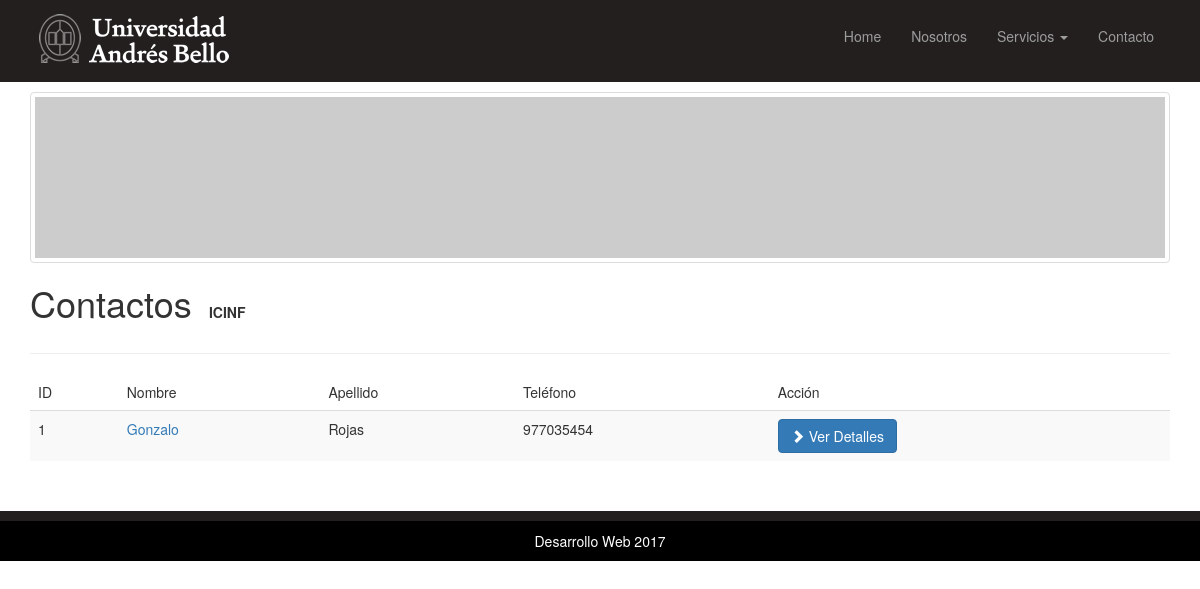
/contacto/lista/, run on an earlier commit of the app's database.
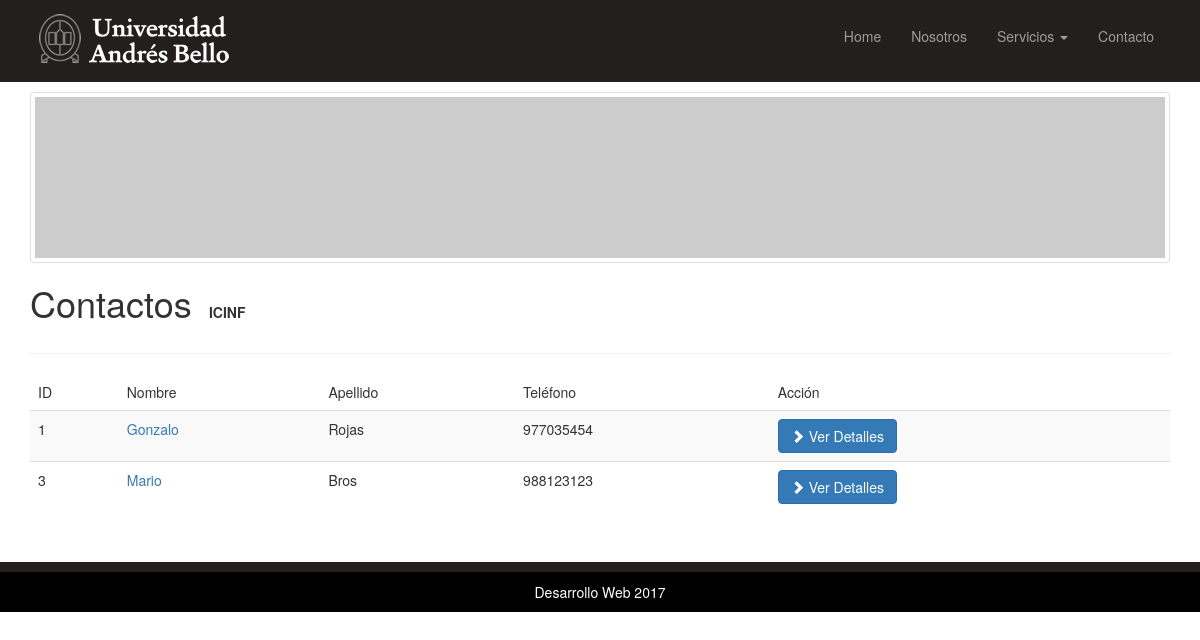
And on a later commit of the database.
### contacto/models.py (models this page shows, shortened)
class Contacto(models.Model):
	nombre = models.CharField(max_length=70)
	apellido = models.CharField(max_length=70)
	email = models.EmailField(max_length=100)
	telefono = models.CharField(max_length=9)
	direccion = models.TextField(null=True, blank=True,)
	imagen = models.ImageField(null=True, blank=True, upload_to = "static/img")

### contacto/views.py (the view)
def lista(request):
	contacto = Contacto.objects.all().order_by('id')
	contexto = {'contactos':contacto}
	template_name = 'contacto/lista.html'
	return render (request, template_name, contexto)

### templates/contacto/lista.html (shortened to what this page needs)
{% extends 'base.html' %}
{% block content %}
	<div class="container">
      <div class="row">
		<div class="col-md-12">
			<img src="http://placehold.it/1400x200" alt="" class="img-responsive img-thumbnail">
		</div>
		<br>
		<div class="col-md-12">
            <h1 style="width:175px;display:inline-table;">Contactos</h1><strong> ICINF </strong>
            <hr>
            <table class="table table-striped">
              <thead>
                	<tr>
                    <td>ID</td>
              	    <td>Nombre</td>
                    <td>Apellido</td>
                    <td>Teléfono</td>
                    <td>Acción</td>
                	</tr>
              </thead>
              <tbody>
                {% for contacto in contactos %}
                <tr>
              		<td>{{ contacto.pk}}</td>
                  <td>
              			<a href="{% url 'contacto:contacto_informacion' %}">{{ contacto.nombre }}</a>
                  </td>
                  <td>{{ contacto.apellido }}</td>
                  <td>{{ contacto.telefono }}</td>
                  <td>
                  	<a href="{% url 'contacto:contacto_informacion' %}" class="btn btn-primary">
                			<span class="glyphicon glyphicon-chevron-right"></span> Ver Detalles
                		</a>
                  </td>
                </tr>
                {% endfor %}
              </tbody>
            </table>
          </div>
      </div>
    </div>
{% endblock content %}

### templates/base.html (shortened to what this page needs)
{% load static %}
<!DOCTYPE html>
<html lang="es">
  <head>
    <link href="{% static 'css/bootstrap.min.css' %}" rel="stylesheet">
    <link href="{% static 'css/style.css' %}" rel="stylesheet" >
  </head>
  <body>
  <header>
    <div class="container">
      <div class="row">
        <nav class="navbar navbar-inverse navbar-cutom-menu">
          <div class="container-fluid">
            <div class="navbar-header">
              <a href="{% url 'contacto:contacto_inicio' %}" class="navbar-brand brand">
                <img src="{% static 'images/logo_3.png' %}" alt="Logo UNAB" >
              </a>
            </div>
            <div class="collapse navbar-collapse" id="bs-example-navbar-collapse-1">
              <ul class="nav navbar-nav navbar-right">
                <li><a href="#">Home</a></li>
                <li><a href="#">Nosotros</a></li>
                <li class="dropdown">
                  <a href="#" class="dropdown-toggle" data-toggle="dropdown" role="button" aria-haspopup="true" aria-expanded="false">Servicios <span class="caret"></span></a>
                <li><a href="{% url 'contacto:contacto_lista' %}">Contacto</a></li>
                </li>
              </ul>
            </div>
          </div>
        </nav>
      </div>
    </div>
  </header>
  {% block content %}
  {% endblock %}
  <footer>
    <div class="container">
      <div class="col-md-12">
        <p class="text-center">Desarrollo Web 2017</p>
      </div>
    </div>
  </footer>
  </body>
</html>

### static/css/style.css (style rules this page uses)
header { background: #231f1f; // padding-bottom: 10px; padding-top: 10px; margin-bottom: 10px; }
header .navbar-cutom-menu { background-color: #231f1f; border-color: #231f1f; }
header .navbar-brand.brand { padding: 0 15px; }
footer { border-top: 10px solid #231f1f; background: #000; margin-top: 30px; }
footer p { color: #FFF; line-height: 40px; height: 30px; }
.img-responsive { margin: 0 auto; }

What changed in the data, as far as the page shows it:
added Contacto: pk "3", nombre "Mario", apellido "Bros", telefono "988123123"
